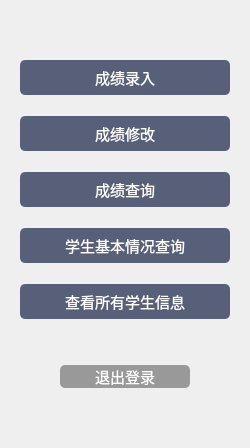
      <widget class="QWidget" name="widget_2" native="true">
       <property name="minimumSize">
        <size>
         <width>250</width>
         <height>0</height>
        </size>
       </property>
       <property name="maximumSize">
        <size>
         <width>250</width>
         <height>16777215</height>
        </size>
       </property>
       <property name="styleSheet">
        <string notr="true"/>
       </property>
       <layout class="QVBoxLayout" name="verticalLayout">
        <item>
         <widget class="QWidget" name="widget_4" native="true">
          <property name="minimumSize">
           <size>
            <width>0</width>
            <height>250</height>
           </size>
          </property>
          <property name="styleSheet">
           <string notr="true"/>
          </property>
          <layout class="QGridLayout" name="gridLayout_4" rowstretch="1,0,0,0,0,0,0,0,0,0,0,0,0">
           <property name="horizontalSpacing">
            <number>5</number>
           </property>
           <item row="5" column="0">
            <widget class="QPushButton" name="scoreSearchBtn">
             <property name="minimumSize">
              <size>
               <width>93</width>
               <height>35</height>
              </size>
             </property>
             <property name="font">
              <font>
               <pointsize>-1</pointsize>
              </font>
             </property>
             <property name="styleSheet">
              <string notr="true">QPushButton{
border-radius:5px;
background:rgb(87, 95, 121);
color:white;
font-size:15px;}
</string>
             </property>
             <property name="text">
              <string>成绩查询</string>
             </property>
             <property name="checkable">
              <bool>true</bool>
             </property>
             <property name="autoExclusive">
              <bool>true</bool>
             </property>
            </widget>
           </item>
           <item row="12" column="0">
            <spacer name="verticalSpacer_2">
             <property name="orientation">
              <enum>Qt::Vertical</enum>
             </property>
             <property name="sizeHint" stdset="0">
              <size>
               <width>20</width>
               <height>40</height>
              </size>
             </property>
            </spacer>
           </item>
           <item row="2" column="0">
            <spacer name="verticalSpacer_7">
             <property name="orientation">
              <enum>Qt::Vertical</enum>
             </property>
             <property name="sizeHint" stdset="0">
              <size>
               <width>20</width>
               <height>15</height>
              </size>
             </property>
            </spacer>
           </item>
           <item row="4" column="0">
            <spacer name="verticalSpacer_6">
             <property name="orientation">
              <enum>Qt::Vertical</enum>
             </property>
             <property name="sizeHint" stdset="0">
              <size>
               <width>20</width>
               <height>15</height>
              </size>
             </property>
            </spacer>
           </item>
           <item row="0" column="0">
            <spacer name="verticalSpacer">
             <property name="orientation">
              <enum>Qt::Vertical</enum>
             </property>
             <property name="sizeHint" stdset="0">
              <size>
               <width>20</width>
               <height>40</height>
              </size>
             </property>
            </spacer>
           </item>
           <item row="7" column="0">
            <widget class="QPushButton" name="infoSearchBtn">
             <property name="sizePolicy">
              <sizepolicy hsizetype="Minimum" vsizetype="Fixed">
               <horstretch>0</horstretch>
               <verstretch>1</verstretch>
              </sizepolicy>
             </property>
             <property name="minimumSize">
              <size>
               <width>93</width>
               <height>35</height>
              </size>
             </property>
             <property name="font">
              <font>
               <pointsize>-1</pointsize>
              </font>
             </property>
             <property name="styleSheet">
              <string notr="true">QPushButton{
border-radius:5px;
background:rgb(87, 95, 121);
color:white;
font-size:15px;}
</string>
             </property>
             <property name="text">
              <string>学生基本情况查询</string>
             </property>
             <property name="checkable">
              <bool>true</bool>
             </property>
             <property name="autoExclusive">
              <bool>true</bool>
             </property>
            </widget>
           </item>
           <item row="9" column="0">
            <widget class="QPushButton" name="allInfoBtn">
             <property name="minimumSize">
              <size>
               <width>0</width>
               <height>35</height>
              </size>
             </property>
             <property name="styleSheet">
              <string notr="true">QPushButton{
border-radius:5px;
background:rgb(87, 95, 121);
color:white;
font-size:15px;}
</string>
             </property>
             <property name="text">
              <string>查看所有学生信息</string>
             </property>
             <property name="checkable">
              <bool>true</bool>
             </property>
             <property name="autoExclusive">
              <bool>true</bool>
             </property>
            </widget>
           </item>
           <item row="1" column="0">
            <widget class="QPushButton" name="enterBtn">
             <property name="sizePolicy">
              <sizepolicy hsizetype="Minimum" vsizetype="Fixed">
               <horstretch>1</horstretch>
               <verstretch>1</verstretch>
              </sizepolicy>
             </property>
             <property name="minimumSize">
              <size>
               <width>96</width>
               <height>35</height>
              </size>
             </property>
             <property name="maximumSize">
              <size>
               <width>16777215</width>
               <height>16777215</height>
              </size>
             </property>
             <property name="font">
              <font>
               <pointsize>-1</pointsize>
              </font>
             </property>
             <property name="contextMenuPolicy">
              <enum>Qt::ActionsContextMenu</enum>
             </property>
             <property name="layoutDirection">
              <enum>Qt::LeftToRight</enum>
             </property>
             <property name="autoFillBackground">
              <bool>false</bool>
             </property>
             <property name="styleSheet">
              <string notr="true">
QPushButton{
border-radius:5px;
background:rgb(87, 95, 121);
color:white;
font-size:15px;
                
}  </string>
             </property>
             <property name="text">
              <string>成绩录入</string>
             </property>
             <property name="checkable">
              <bool>true</bool>
             </property>
             <property name="autoExclusive">
              <bool>true</bool>
             </property>
            </widget>
           </item>
           <item row="3" column="0">
            <widget class="QPushButton" name="modifyBtn">
             <property name="minimumSize">
              <size>
               <width>93</width>
               <height>35</height>
              </size>
             </property>
             <property name="font">
              <font>
               <pointsize>-1</pointsize>
              </font>
             </property>
             <property name="styleSheet">
              <string notr="true">QPushButton{
border-radius:5px;
background:rgb(87, 95, 121);
color:white;
font-size:15px;}
</string>
             </property>
             <property name="text">
              <string>成绩修改</string>
             </property>
             <property name="checkable">
              <bool>true</bool>
             </property>
             <property name="autoExclusive">
              <bool>true</bool>
             </property>
            </widget>
           </item>
           <item row="8" column="0">
            <spacer name="verticalSpacer_4">
             <property name="orientation">
              <enum>Qt::Vertical</enum>
             </property>
             <property name="sizeHint" stdset="0">
              <size>
               <width>20</width>
               <height>15</height>
              </size>
             </property>
            </spacer>
           </item>
           <item row="10" column="0">
            <spacer name="verticalSpacer_3">
             <property name="orientation">
              <enum>Qt::Vertical</enum>
             </property>
             <property name="sizeHint" stdset="0">
              <size>
               <width>20</width>
               <height>40</height>
              </size>
             </property>
            </spacer>
           </item>
           <item row="11" column="0">
            <layout class="QHBoxLayout" name="horizontalLayout_17" stretch="0,1,0">
             <item>
              <spacer name="horizontalSpacer_8">
               <property name="orientation">
                <enum>Qt::Horizontal</enum>
               </property>
               <property name="sizeHint" stdset="0">
                <size>
                 <width>40</width>
                 <height>20</height>
                </size>
               </property>
              </spacer>
             </item>
             <item>
              <widget class="QPushButton" name="exitBtn">
               <property name="minimumSize">
                <size>
                 <width>0</width>
                 <height>0</height>
                </size>
               </property>
               <property name="maximumSize">
                <size>
                 <width>11111</width>
                 <height>70</height>
                </size>
               </property>
               <property name="styleSheet">
                <string notr="true">QPushButton{
border-radius:5px;
background:rgb(153, 153, 153);
color:white;
font-size:15px;}
</string>
               </property>
               <property name="text">
                <string>退出登录</string>
               </property>
              </widget>
             </item>
             <item>
              <spacer name="horizontalSpacer_9">
               <property name="orientation">
                <enum>Qt::Horizontal</enum>
               </property>
               <property name="sizeHint" stdset="0">
                <size>
                 <width>40</width>
                 <height>20</height>
                </size>
               </property>
              </spacer>
             </item>
            </layout>
           </item>
           <item row="6" column="0">
            <spacer name="verticalSpacer_5">
             <property name="orientation">
              <enum>Qt::Vertical</enum>
             </property>
             <property name="sizeHint" stdset="0">
              <size>
               <width>20</width>
               <height>15</height>
              </size>
             </property>
            </spacer>
           </item>
          </layout>
         </widget>
        </item>
       </layout>
      </widget>
